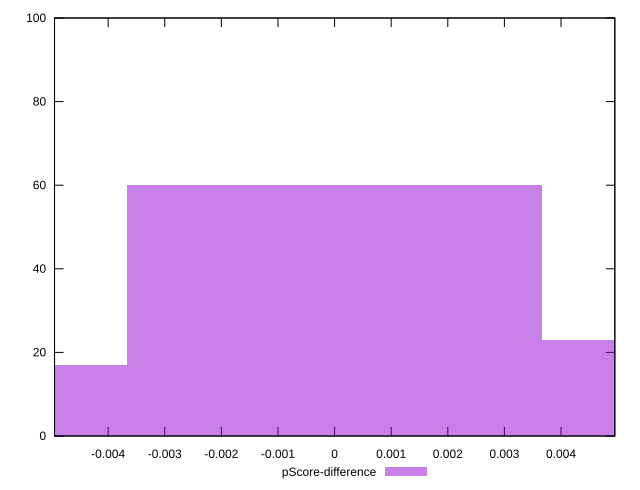

Here is the gnuplot script that generated this plot:
reset

$pScoreDifference <<EOF
0 60
0.0073341241674024634 23
-0.0073341241674024634 17
EOF

set key outside below
set boxwidth 0.0073341241674024634
set xrange [-0.0049468458295019654:0.004950561281988147]
set yrange [0:100]
set trange [0:100]
set style fill transparent solid 0.5 noborder
set terminal svg size 640, 490 enhanced background rgb 'white'
set output "report_00017_2021-02-10T15-08-03.406Z/largest-contentful-paint/samples/pages+cached+noadtech/pScore-difference/histogram.svg"

plot $pScoreDifference title "pScore-difference" with boxes

reset
